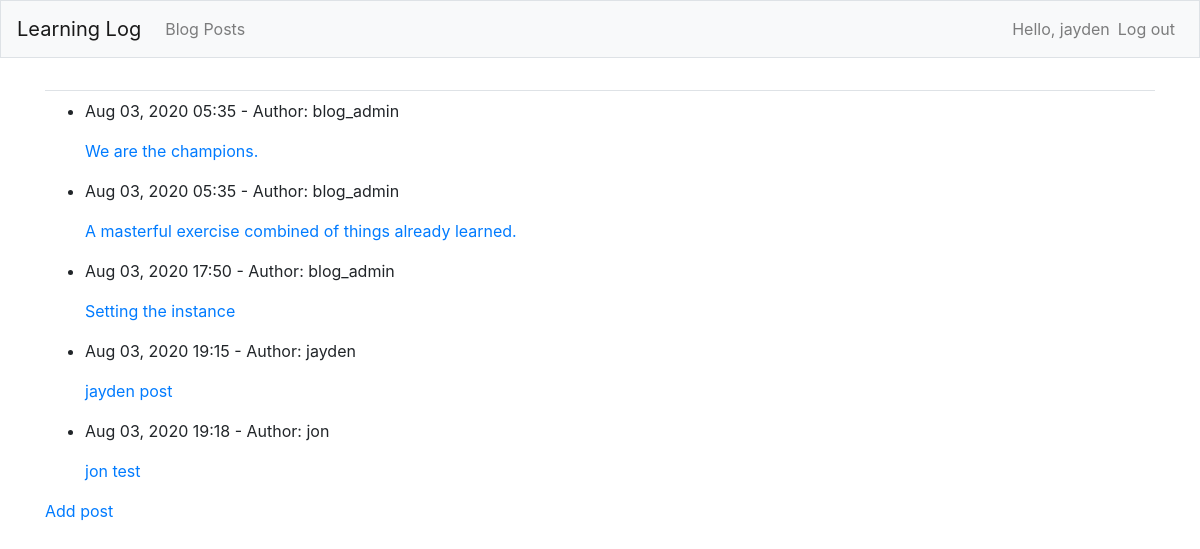
The app's page /posts/ (signed in) with its own data.
### blogs/models.py (models this page shows, shortened)
class BlogPost(models.Model):
    title = models.CharField(max_length=108)
    text = models.TextField(max_length=2064)
    date_added = models.DateTimeField(auto_now_add=True)
    owner = models.ForeignKey(User, on_delete=models.CASCADE)

### blogs/views.py (the view)
# urls.py: path('posts/', views.posts, name='posts'),
def posts(request):
    posts = BlogPost.objects.order_by('date_added')
    context = {'posts': posts}
    return render(request, 'blogs/posts.html', context)

### blogs/templates/blogs/posts.html
{% extends "blogs/base.html" %}
{% block content %}
    {% for post in posts %}
        <ul>
            <li>
                <p>{{ post.date_added|date:'M d, Y H:i' }} - Author: {{ post.owner }}</p>
                <a href="{% url 'blogs:post' post.id %}">{{ post.title|linebreaks }}</a>
            </li>
        </ul>
    {% empty %}
        <p>No posts have been made yet.</p>
    {% endfor %}
    <a href="{% url 'blogs:new_post' %}">Add post</a>
{% endblock content %}

### blogs/templates/blogs/base.html (shortened to what this page needs)
{% load bootstrap4 %}
<!doctype html>
<html lang="en">
    <head>
            {% bootstrap_css %}
    </head>
    <body>
        <nav class="navbar navbar-expand-md navbar-light bg-light mb-4 border">
            <a class="navbar-brand" href="{% url 'blogs:index' %}">
                Learning Log</a>
            <div class="collapse navbar-collapse" id="navbarCollapse">
                <ul class="navbar-nav mr-auto">
                    <li class="nav-item">
                        <a class="nav-link" href="{% url 'blogs:posts' %}">
                            Blog Posts</a></li>
                </ul>
                <ul class="navbar-nav ml-auto">
                    {% if user.is_authenticated %}
                        <li class="nav-item">
                            <span class="navbar-text">Hello, {{ user.username }}</span>
                        </li>
                        <li class="nav-item">
                            <a class="nav-link" href="{% url 'users:logout' %}">Log out</a>
                        </li>
                    {% endif %}
                </ul>
            </div>
        </nav>
        <main role="main" class="container">
            <div class="pb-2 mb-2 border-bottom">
            </div>
            <div>
                {% block content %}{% endblock content %}
            </div>
        </main>
    </body>
</html>

### records on screen
BlogPost: date_added "Aug 03, 2020 05:35", owner "blog_admin", title "We are the champions."
BlogPost: date_added "Aug 03, 2020 05:35", owner "blog_admin", title "A masterful exercise combined of things already learned."
BlogPost: date_added "Aug 03, 2020 17:50", owner "blog_admin", title "Setting the instance"
BlogPost: date_added "Aug 03, 2020 19:15", owner "jayden", title "jayden post"
BlogPost: date_added "Aug 03, 2020 19:18", owner "jon", title "jon test"

### other values on screen
{{ user.username }} "jayden"
